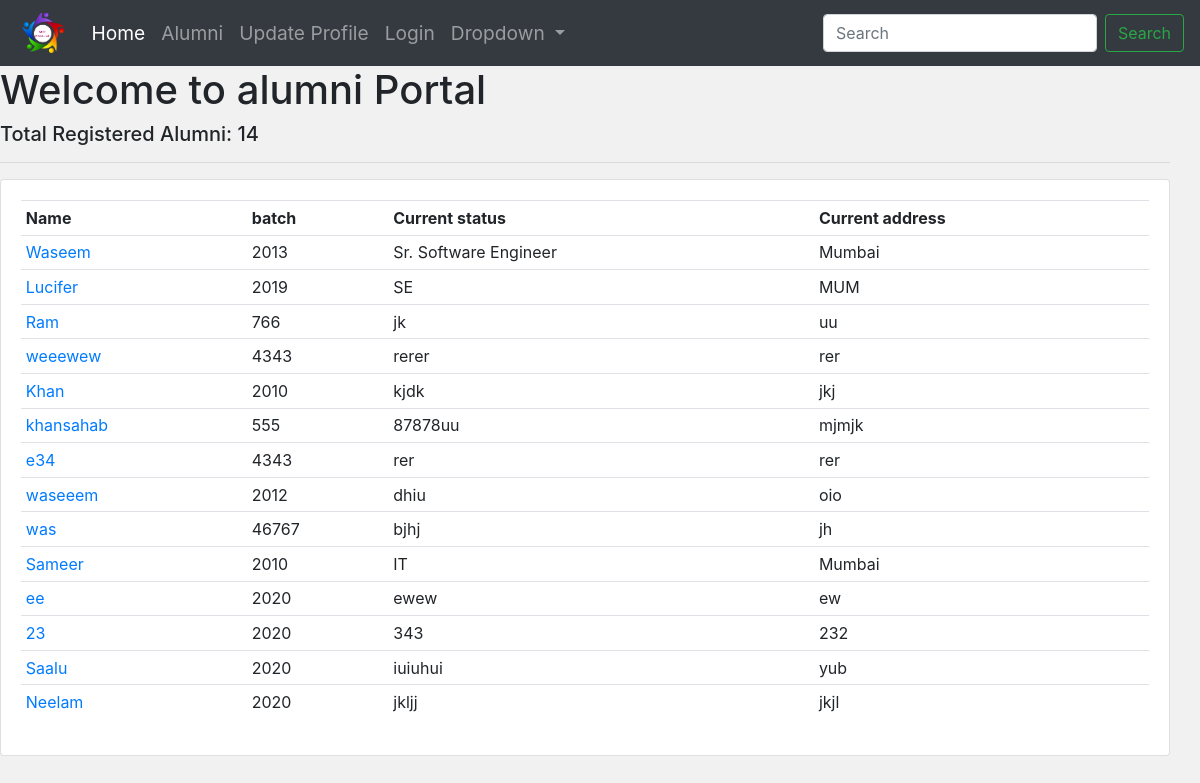
/alumnies/, run on the app's committed database.
### alumni/models.py (models this page shows, shortened)
class AddAlumni(models.Model):
    name = models.CharField(max_length=100, null=True)
    phone = models.CharField(max_length=200, null=True)
    email = models.CharField(max_length=200, null=True)
    portal_join_date = models.DateTimeField(auto_now_add=True, null=True)
    profession = models.CharField(max_length=100, null=True)
    location = models.CharField(max_length=200, null=True, blank=True)
    dp = models.ImageField(upload_to='dp/', null=True)
    batch = models.PositiveIntegerField(default=current_year(),
                                        validators=[MinValueValidator(1984), max_value_current_year], )
    icoInsta = models.CharField(max_length=100, blank=True)

### alumni/views.py (the view)
# urls.py: path('alumnies/',views.alumnies,name='alumnies'),
def alumnies(request):
    total = AddAlumni.objects.count()
    alumni = AddAlumni.objects.all()
    context = {'total':total, 'alumni':alumni}
    return render(request, 'alumni/alumnies.html', context)

### alumni/templates/alumni/alumnies.html
{% extends 'alumni/base.html' %}
{% block content %}
<h1>Welcome to alumni Portal</h1>
<div class="row" style="width:100%;">
    <div class="col-md-12">
    <h5>Total Registered Alumni: {{total}}</h5>
    <hr>
    <div class="card card-body">
        <table class="table table-sm">
            <tr>
                <th>Name</th>
                <th>batch</th>
                <th>Current status</th>
                <th>Current address</th>
            </tr>
                {% for i in alumni %}
            <tr>
                <td><a href="{% url 'profile' i.id%}">{{i.name}}</a></td>
                <td>{{i.batch}}</td>
                <td>{{i.profession}}</td>
                <td>{{i.location}}</td>
            </tr>
            {% endfor %}
        </table>
    </div>
</div>
</div>
{% endblock %}

### static/css/styles.css (style rules this page uses)
body { margin-top: auto; background-color: #f1f1f1; }

### data on the page
AddAlumni: name "Waseem", batch "2013", profession "Sr. Software Engineer", location "Mumbai"
AddAlumni: name "Lucifer", batch "2019", profession "SE", location "MUM"
AddAlumni: name "Ram", batch "766", profession "jk", location "uu"
AddAlumni: name "weeewew", batch "4343", profession "rerer", location "rer"
AddAlumni: name "Khan", batch "2010", profession "kjdk", location "jkj"
AddAlumni: name "khansahab", batch "555", profession "87878uu", location "mjmjk"
AddAlumni: name "e34", batch "4343", profession "rer", location "rer"
AddAlumni: name "waseeem", batch "2012", profession "dhiu", location "oio"
AddAlumni: name "was", batch "46767", profession "bjhj", location "jh"
AddAlumni: name "Sameer", batch "2010", profession "IT", location "Mumbai"
AddAlumni: name "ee", batch "2020", profession "ewew", location "ew"
AddAlumni: name "23", batch "2020", profession "343", location "232"
AddAlumni: name "Saalu", batch "2020", profession "iuiuhui", location "yub"
AddAlumni: name "Neelam", batch "2020", profession "jkljj", location "jkjl"

### other printed values
{{ total }} "14"
